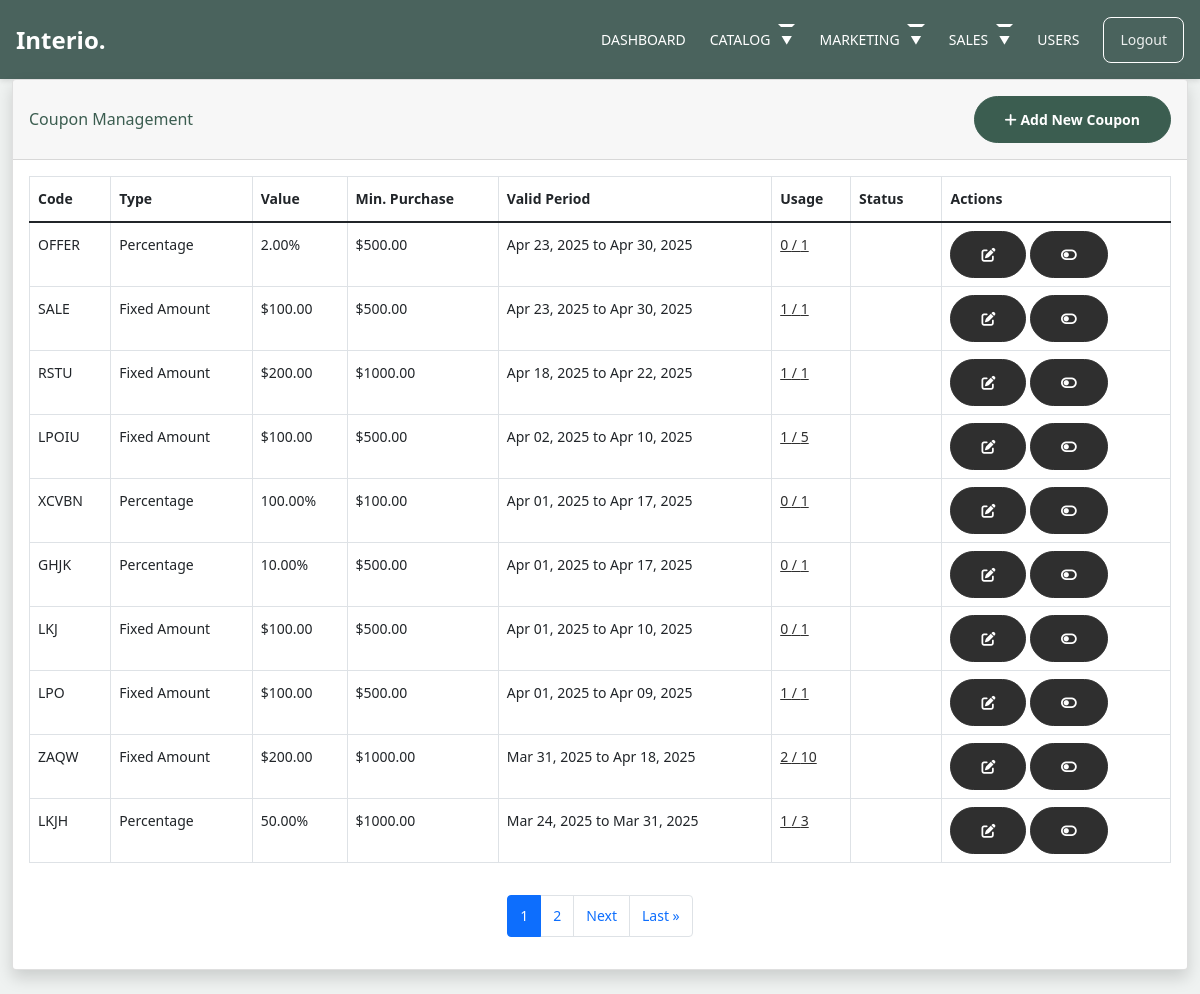
Screenshot of /adminn/coupons/ (signed in) with the database file from the repository.
### orders/models.py (models this page shows, shortened)
class Coupon(models.Model):
    code = models.CharField(max_length=50, unique=True)
    discount_type = models.CharField(max_length=10, choices=[
        ('percentage', 'Percentage'),
        ('fixed', 'Fixed Amount')
    ])
    discount_value = models.DecimalField(max_digits=10, decimal_places=2)
    minimum_purchase = models.DecimalField(max_digits=10, decimal_places=2, default=0)
    valid_from = models.DateTimeField()
    valid_to = models.DateTimeField()
    max_usage = models.IntegerField(default=1)
    times_used = models.IntegerField(default=0)
    is_active = models.BooleanField(default=True)
    created_at = models.DateTimeField(auto_now_add=True)

### adminn/views.py (the view, shortened to what this page needs)
# urls.py: path('coupons/', views.admin_coupon_list, name='admin_coupon_list'),
@user_passes_test(lambda u: u.is_superadmin)
def admin_coupon_list(request):
    query = request.GET.get('query', '')
    status = request.GET.get('status', '')
    coupons = Coupon.objects.all().order_by('-created_at')
    if query:
        coupons = coupons.filter(Q(code__icontains=query))
    for coupon in coupons:
        coupon.usage_count = CouponUsage.objects.filter(coupon=coupon).count()
        if timezone.now() > coupon.valid_to:
            coupon.status = "Expired"
        elif not coupon.is_active:
            coupon.status = "Inactive"
        else:
            coupon.status = "Active"
    paginator = Paginator(coupons, 10)
    page = request.GET.get('page')
    paged_coupons = paginator.get_page(page)
    context = {
        'coupons': paged_coupons,
        'query': query,
        'status': status,
    }
    return render(request, 'adminn/coupon_list.html', context)

### carts/context_processors.py (called while the page is built, shortened)
def counter(request):
    cart_count = 0
    if 'admin' in request.path:
        return {}
    return dict(cart_count=cart_count)

### category/context_processors.py (called while the page is built)
def menu_links(request):
    links = Category.objects.all()
    return dict(links=links)

### templates/adminn/coupon_list.html (shortened to what this page needs)
{% extends 'adminn/adminbase.html' %}
{% load static %}
{% block content %}
<div class="container-fluid">
    <div class="card shadow mb-4">
        <div class="card-header py-3 d-flex flex-row align-items-center justify-content-between">
            <h6 class="m-0 font-weight-bold text-primary">Coupon Management</h6>
            <a href="{% url 'adminn:admin_add_coupon' %}" class="btn btn-primary btn-sm">
                <i class="fas fa-plus"></i> Add New Coupon
            </a>
        </div>
        <div class="card-body">
            <div class="table-responsive">
                <table class="table table-bordered" width="100%" cellspacing="0">
                    <thead>
                        <tr>
                            <th>Code</th>
                            <th>Type</th>
                            <th>Value</th>
                            <th>Min. Purchase</th>
                            <th>Valid Period</th>
                            <th>Usage</th>
                            <th>Status</th>
                            <th>Actions</th>
                        </tr>
                    </thead>
                    <tbody>
                        {% for coupon in coupons %}
                        <tr>
                            <td>{{ coupon.code }}</td>
                            <td>
                                {% if coupon.discount_type == 'percentage' %}
                                    Percentage
                                {% else %}
                                    Fixed Amount
                                {% endif %}
                            </td>
                            <td>
                                {% if coupon.discount_type == 'percentage' %}
                                    {{ coupon.discount_value }}%
                                {% else %}
                                    ${{ coupon.discount_value }}
                                {% endif %}
                            </td>
                            <td>${{ coupon.minimum_purchase }}</td>
                            <td>
                                {{ coupon.valid_from|date:"M d, Y" }} to
                                {{ coupon.valid_to|date:"M d, Y" }}
                            </td>
                            <td>
                                <a href="{% url 'adminn:admin_coupon_usage' coupon.id %}">
                                    {{ coupon.usage_count }} / {{ coupon.max_usage }}
                                </a>
                            </td>
                            <td>
                                {% if coupon.status == "Active" %}
                                    <span class="badge badge-success">Active</span>
                                {% elif coupon.status == "Expired" %}
                                    <span class="badge badge-danger">Expired</span>
                                {% else %}
                                    <span class="badge badge-secondary">Inactive</span>
                                {% endif %}
                            </td>
                            <td>
                                <a href="{% url 'adminn:admin_edit_coupon' coupon.id %}" class="btn btn-sm btn-info">
                                    <i class="fas fa-edit"></i>
                                </a>
                                <a href="{% url 'adminn:admin_toggle_coupon' coupon.id %}" class="btn btn-sm {% if coupon.is_active %}btn-warning{% else %}btn-success{% endif %}">
                                    {% if coupon.is_active %}
                                        <i class="fas fa-toggle-off"></i>
                                    {% else %}
                                        <i class="fas fa-toggle-on"></i>
                                    {% endif %}
                                </a>
                            </td>
                        </tr>
                        {% empty %}
                        <tr>
                            <td colspan="8" class="text-center">No coupons found.</td>
                        </tr>
                        {% endfor %}
                    </tbody>
                </table>
            </div>
            {% if coupons.has_other_pages %}
            <div class="pagination mt-3 justify-content-center">
                <ul class="pagination">
                    {% for i in coupons.paginator.page_range %}
                        {% if coupons.number == i %}
                        <li class="page-item active">
                            <span class="page-link">{{ i }}</span>
                        </li>
                        {% elif i > coupons.number|add:'-3' and i < coupons.number|add:'3' %}
                        <li class="page-item">
                            <a class="page-link" href="?page={{ i }}{% if query %}&query={{ query }}{% endif %}{% if status %}&status={{ status }}{% endif %}">{{ i }}</a>
                        </li>
                        {% endif %}
                    {% endfor %}
                    {% if coupons.has_next %}
                    <li class="page-item">
                        <a class="page-link" href="?page={{ coupons.next_page_number }}{% if query %}&query={{ query }}{% endif %}{% if status %}&status={{ status }}{% endif %}">Next</a>
                    </li>
                    <li class="page-item">
                        <a class="page-link" href="?page={{ coupons.paginator.num_pages }}{% if query %}&query={{ query }}{% endif %}{% if status %}&status={{ status }}{% endif %}">Last &raquo;</a>
                    </li>
                    {% endif %}
                </ul>
            </div>
            {% endif %}
        </div>
    </div>
</div>
{% endblock %}

### static/css/style.css (style rules this page uses)
body { overflow-x: hidden; position: relative; }
body { font-family: "Inter", sans-serif; font-weight: 400; line-height: 28px; color: #6a6a6a; font-size: 14px; background-color: #eff2f1; }
a { text-decoration: none; -webkit-transition: .3s all ease; -o-transition: .3s all ease; transition: .3s all ease; color: #2f2f2f; text-decoration: underline; }
.btn { font-weight: 600; padding: 12px 30px; border-radius: 30px; color: #ffffff; background: #2f2f2f; border-color: #2f2f2f; }
.btn.btn-primary { background: #3b5d50; border-color: #3b5d50; }
.text-primary { color: #3b5d50 !important; }

### templates/adminn/adminheader.html (style rules this page uses)
* { margin: 0; padding: 0; box-sizing: border-box; font-family: system-ui, -apple-system, BlinkMacSystemFont, 'Segoe UI', sans-serif; }

### rows the page displays
Coupon: code "OFFER", discount_type "Percentage", discount_value "2.00", minimum_purchase "500.00", valid_from "Apr 23, 2025", valid_to "Apr 30, 2025", usage_count "0", max_usage "1", is_active True (drawn)
Coupon: code "SALE", discount_type "Fixed Amount", discount_value "100.00", minimum_purchase "500.00", valid_from "Apr 23, 2025", valid_to "Apr 30, 2025", usage_count "1", max_usage "1", is_active True (drawn)
Coupon: code "RSTU", discount_type "Fixed Amount", discount_value "200.00", minimum_purchase "1000.00", valid_from "Apr 18, 2025", valid_to "Apr 22, 2025", usage_count "1", max_usage "1", is_active True (drawn)
Coupon: code "LPOIU", discount_type "Fixed Amount", discount_value "100.00", minimum_purchase "500.00", valid_from "Apr 02, 2025", valid_to "Apr 10, 2025", usage_count "1", max_usage "5", is_active True (drawn)
Coupon: code "XCVBN", discount_type "Percentage", discount_value "100.00", minimum_purchase "100.00", valid_from "Apr 01, 2025", valid_to "Apr 17, 2025", usage_count "0", max_usage "1", is_active True (drawn)
Coupon: code "GHJK", discount_type "Percentage", discount_value "10.00", minimum_purchase "500.00", valid_from "Apr 01, 2025", valid_to "Apr 17, 2025", usage_count "0", max_usage "1", is_active True (drawn)
Coupon: code "LKJ", discount_type "Fixed Amount", discount_value "100.00", minimum_purchase "500.00", valid_from "Apr 01, 2025", valid_to "Apr 10, 2025", usage_count "0", max_usage "1", is_active True (drawn)
Coupon: code "LPO", discount_type "Fixed Amount", discount_value "100.00", minimum_purchase "500.00", valid_from "Apr 01, 2025", valid_to "Apr 09, 2025", usage_count "1", max_usage "1", is_active True (drawn)
Coupon: code "ZAQW", discount_type "Fixed Amount", discount_value "200.00", minimum_purchase "1000.00", valid_from "Mar 31, 2025", valid_to "Apr 18, 2025", usage_count "2", max_usage "10", is_active True (drawn)
Coupon: code "LKJH", discount_type "Percentage", discount_value "50.00", minimum_purchase "1000.00", valid_from "Mar 24, 2025", valid_to "Mar 31, 2025", usage_count "1", max_usage "3", is_active True (drawn)

### other values shown
{{ i }} "1"
{{ i }} "2"
